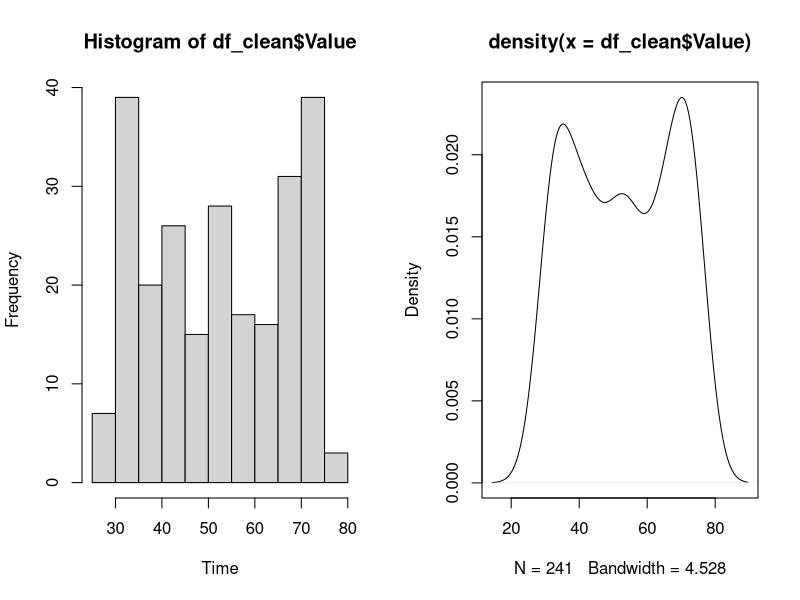

This chart was generated by the following R code:
library(ggplot2)

df = read.csv('110-tavg-all-1-1999-2019.txt')
df_clean = df[-c(1:4),]
timeseries = rownames(df_clean)
colnames(df_clean)[1] <- format(df[4,1])
colnames(df_clean)[2] <- 'Average'
timeseries = paste(substr(timeseries,1,4), substr(timeseries,5,6), '01', sep = "-")
df_clean = data.frame(as.integer(df_clean$Value), as.integer(df_clean$Average), ts(timeseries))
colnames(df_clean)[1] <- format(df[4,1])
colnames(df_clean)[2] <- 'Average'
colnames(df_clean)[3] <- 'Timeseries'
rownames(df_clean) = c(1:nrow(df_clean))
#rownames(df_clean) = ts(timeseries)

write.csv(df_clean, 'output.csv')

print(paste0("Mean = ",mean(df_clean$Value)))
print(paste0("Variance = ", var(df_clean$Value)))

###################################################
# PLOTTING                                        #
###################################################

par(mfrow = c(1, 2))
hist(df_clean$Value, 
     xlab = 'Time')
plot(density(df_clean$Value))